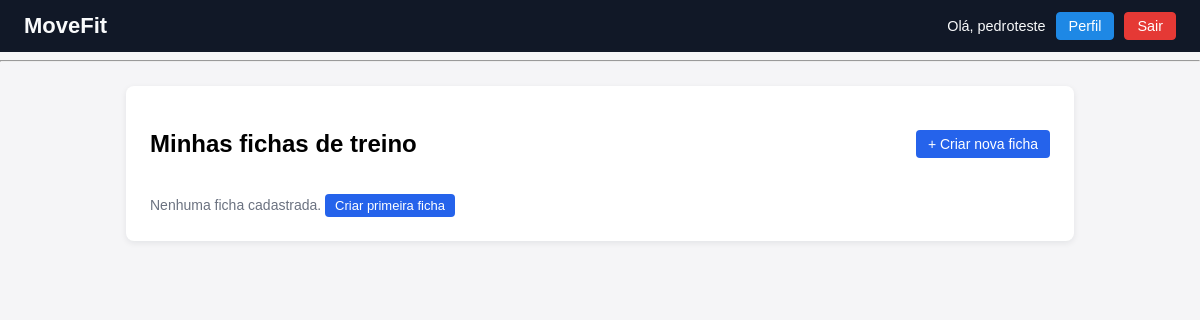
Before: /treino/fichas/ (signed in) with the older database file.
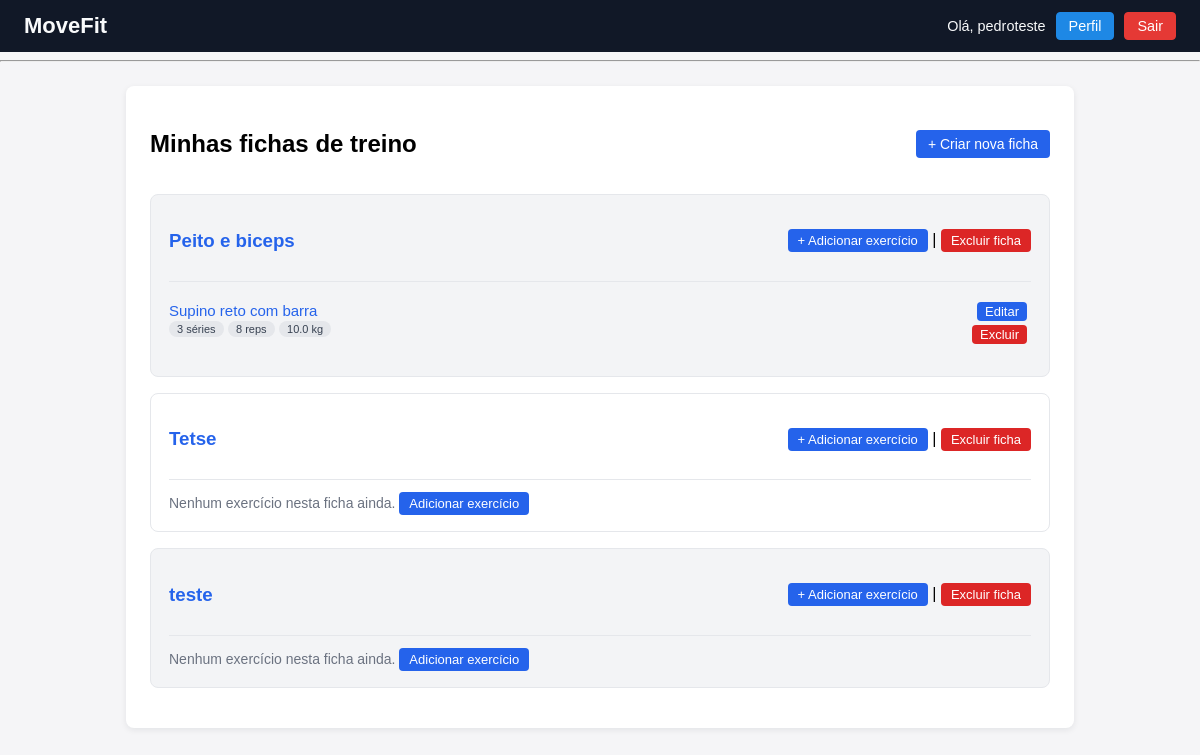
After: the same page with the newer database file.
### treino_app/models.py (models this page shows, shortened)
class FichaTreino(models.Model):
    usuario = models.ForeignKey(User, on_delete=models.CASCADE)
    nome = models.CharField(max_length=200)

class ItemFicha(models.Model):
    ficha = models.ForeignKey(FichaTreino, related_name="itens", on_delete=models.CASCADE)
    exercicio = models.ForeignKey(Exercicio, on_delete=models.CASCADE)
    series = models.PositiveIntegerField()
    repeticoes = models.PositiveIntegerField()
    peso = models.FloatField()

class Exercicio(models.Model):
    nome = models.CharField(max_length=200)
    gif_url = models.URLField(blank=True)

### treino_app/views.py (the view)
# urls.py: path('fichas/', views.fichas_list, name='fichas_list'),
@login_required
def fichas_list(request):
    fichas = FichaTreino.objects.filter(
        usuario=request.user
    ).prefetch_related('itens__exercicio')
    return render(request, 'treino/fichas_list.html', {'fichas': fichas})

### treino_app/templates/treino/fichas_list.html (shortened to what this page needs)
{% extends "base.html" %}
{% block content %}
  <div class="page-header">
    <h2>Minhas fichas de treino</h2>
    <a class="btn-primary" href="{% url 'criar_ficha' %}">+ Criar nova ficha</a>
  </div>
  {% for ficha in fichas %}
    <div class="ficha-card">
      <div class="ficha-card-header">
        <h3>
          <a href="{% url 'ficha_detalhe' ficha_id=ficha.id %}">{{ ficha.nome }}</a>
        </h3>
        <div class="ficha-card-header-actions">
          <a class="btn-link" href="{% url 'adicionar_item_ficha' ficha.id %}">
            + Adicionar exercício
          </a>
          |
          <a class="btn-link btn-danger" href="{% url 'excluir_ficha' ficha_id=ficha.id %}">
            Excluir ficha
          </a>
        </div>
      </div>
      <hr class="ficha-divider">
      {% if ficha.itens.all %}
        <ul class="ficha-itens">
          {% for item in ficha.itens.all %}
            <li class="ficha-item">
              <div class="ficha-item-content">
                <div class="ficha-item-main">
                  {% if item.exercicio.gif_url %}
                    <a href="#"
                       onclick="openGifModal('{{ item.exercicio.gif_url }}', '{{ item.exercicio.nome }}'); return false;">
                      {{ item.exercicio.nome }}
                    </a>
                  {% else %}
                    {{ item.exercicio.nome }}
                  {% endif %}
                </div>
                <div class="ficha-item-meta">
                  <span class="badge">{{ item.series }} séries</span>
                  <span class="badge">{{ item.repeticoes }} reps</span>
                  <span class="badge">{{ item.peso }} kg</span>
                </div>
              </div>
              <div class="ficha-item-actions">
                <a class="btn-xs" href="{% url 'editar_item_ficha' item.id %}">Editar</a>
                <a class="btn-xs btn-danger" href="{% url 'excluir_item_ficha' item.id %}">Excluir</a>
              </div>
            </li>
          {% endfor %}
        </ul>
      {% else %}
        <p class="empty-text">
          Nenhum exercício nesta ficha ainda.
          <a class="btn-link" href="{% url 'adicionar_item_ficha' ficha.id %}">Adicionar exercício</a>
        </p>
      {% endif %}
    </div>
  {% empty %}
    <p class="empty-text">
      Nenhuma ficha cadastrada.
      <a class="btn-link" href="{% url 'criar_ficha' %}">Criar primeira ficha</a>
    </p>
  {% endfor %}
{% endblock %}

### templates/base.html (shortened to what this page needs)
{% load static %}
<!DOCTYPE html>
<html lang="pt-br">
<head>
    <link rel="stylesheet" href="{% static 'treino_app/style.css' %}">
</head>
<body>
<header class="site-header">
  <div class="logo">
    <h1>MoveFit</h1>
  </div>
  {% if user.is_authenticated and request.resolver_match.url_name != 'login' %}
    <nav class="user-nav">
      <span class="user-name">Olá, {{ user.username }}</span>
      <a href="{% url 'perfil' %}" class="btn-header">Perfil</a>
      <form method="post" action="{% url 'logout' %}" class="logout-form">
        <button type="submit" class="btn-header btn-logout">
          Sair
        </button>
      </form>
    </nav>
  {% endif %}
</header>
<hr>
<main>
    {% block content %}{% endblock %}
</main>
</body>
</html>

### treino_app/static/treino_app/style.css (style rules this page uses)
body { font-family: Arial, sans-serif; background-color: #f5f5f7; margin: 0; padding: 0; }
header { background-color: #111827; color: #f9fafb; padding: 0; }
.site-header { display: flex; align-items: center; justify-content: space-between; padding: 12px 24px; }
.site-header .logo h1 { margin: 0; font-size: 22px; }
.site-header .user-nav { display: flex; align-items: center; gap: 10px; }
.user-name { font-size: 0.9rem; }
.btn-header { display: inline-flex; align-items: center; justify-content: center; padding: 6px 12px; border-radius: 4px; border: 1px solid #1e88e5; background-color: #1e88e5; color: #fff; text-decoration: none; font-size: 0.9rem; cursor: pointer; line-height: 1; }
.logout-form { margin: 0; }
.btn-logout { border-color: #e53935; background-color: #e53935; }
main { max-width: 900px; margin: 24px auto; background: #ffffff; padding: 24px; border-radius: 8px; box-shadow: 0 2px 6px rgba(15, 23, 42, 0.08); }
form { margin-top: 16px; }
button, input[type="submit"] { background-color: #2563eb; color: #ffffff; border: none; border-radius: 4px; padding: 8px 16px; font-size: 14px; cursor: pointer; }
a { color: #2563eb; text-decoration: none; }
ul { list-style: none; padding-left: 0; }
li { margin-bottom: 8px; }
.badge { display: inline-block; background-color: #e5e7eb; color: #374151; border-radius: 999px; padding: 2px 8px; font-size: 12px; }
.page-header { display: flex; justify-content: space-between; align-items: center; margin-bottom: 16px; }
.btn-primary { display: inline-block; background-color: #2563eb; color: #ffffff; padding: 6px 12px; border-radius: 4px; font-size: 14px; font-weight: 500; }
.ficha-card { border: 1px solid #e5e7eb; border-radius: 8px; padding: 16px 18px; margin-bottom: 16px; background-color: #f9fafb; }
.ficha-card-header { display: flex; justify-content: space-between; align-items: center; margin-bottom: 10px; }
.ficha-itens { margin: 0; padding: 0; }
.ficha-item { padding: 8px 0; border-top: 1px solid #e5e7eb; display: flex; justify-content: space-between; gap: 12px; }
.ficha-item:first-child { border-top: none; }
.ficha-item-content { flex: 1; }
.ficha-item-actions { display: flex; flex-direction: column; gap: 4px; align-items: flex-end; }
.ficha-item-actions a { font-size: 13px; }
.empty-text { font-size: 14px; color: #6b7280; margin: 0; }
.ficha-divider { border: none; border-top: 1px solid #e5e7eb; margin: 8px 0 12px 0; }
.btn-link { display: inline-block; background-color: #2563eb; color: #ffffff; padding: 4px 10px; border-radius: 4px; font-size: 13px; font-weight: 500; }
.btn-xs { display: inline-block; background-color: #2563eb; color: #ffffff; padding: 2px 8px; border-radius: 4px; font-size: 12px; margin-right: 4px; }
.btn-danger { background-color: #dc2626; }
.ficha-item-main a, .ficha-item-main { font-size: 15px; }
.ficha-item-meta .badge { font-size: 11px; }
.ficha-card:nth-child(odd) { background-color: #ffffff; }
.ficha-card:nth-child(even) { background-color: #f3f4f6; }

Changed rows visible on the page:
added FichaTreino: nome "Peito e biceps"
added ItemFicha: exercicio.nome "Supino reto com barra", series "3", repeticoes "8", peso "10.0"
added FichaTreino: nome "Tetse", shows "Nenhum exercício nesta ficha ainda."
added FichaTreino: nome "teste", shows "Nenhum exercício nesta ficha ainda."
Other visible differences:
text no longer shown: "Nenhuma ficha cadastrada. Criar primeira ficha"
